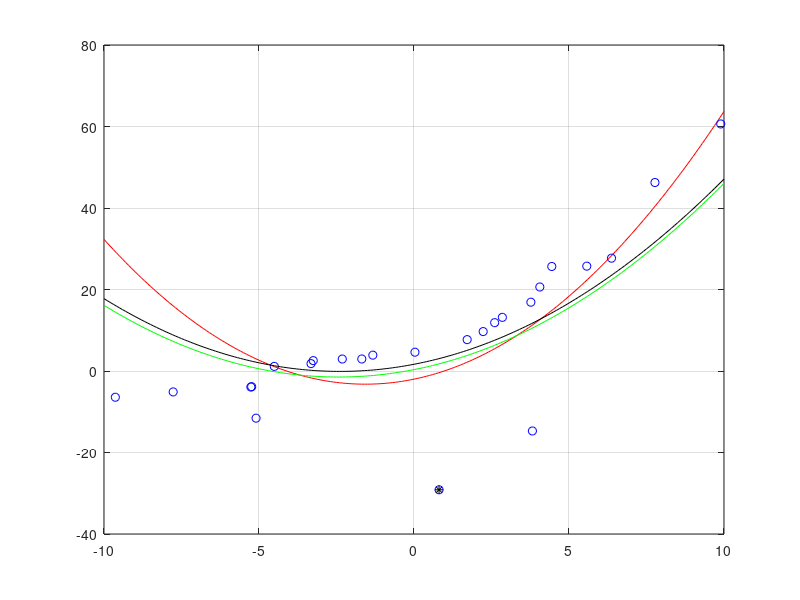

Recreate this plot in MATLAB.
clc;
close all;
clear all;

xi = -10;
xf = 10;
dx = 0.1;
er = 0.2;

a2 = 0.5;
a1 = 1.57;
a0 = -2;

x = xi:dx:xf;
y = a2*x.^2+a1*x+a0;
rg = y(end)-y(1);

nm = 25;
no = 3;
px = sort((xf - xi)*rand(nm,1)+xi);
py = sort(a2*px.^2+a1*px+a0+2*rg*er*rand(nm,1)-rg*er);
id = randi(nm, no, 1);
po = 4*rg*rand(no,1)-2*rg;
po(po<py(end)&po>py(1)) = po(po<py(end)&po>py(1))+(2*(po(po<py(end)&po>py(1))>0)-1)*rg;
py(id) = po;

x2 = px.*px;
x3 = x2.*px;

Sx = ones(1,nm)*px;
Sy = ones(1,nm)*py;
Sxy = px'*py;
Sx2 = px'*px;
Sx3 = x2'*px;
Sx4 = x3'*px;
Sx2y = x2'*py;

aux = (Sx4*(nm*Sx2-(Sx)^2)-Sx3*(nm*Sx3-Sx*Sx2)+Sx2*(Sx3*Sx-(Sx)^2));

ea2 = (Sx2y*(nm*Sx2-(Sx)^2)-Sx3*(nm*Sxy-Sx*Sy)+Sx2*(Sxy*Sx-Sy*(Sx)^2))/aux;
ea1 = (Sx4*(nm*Sxy-Sx*Sy)-Sx2y*(nm*Sx3-Sx2*Sx)+Sx2*(Sx3*Sy-Sx2*Sxy))/aux;
ea0 = (Sx4*(Sx2*Sy-Sx*Sxy)-Sx3*(Sx3*Sy-Sx2*Sxy)+Sx2y*(Sx3*Sx-(Sx2)^2))/aux;
ey = ea2*x.^2+ea1*x+ea0;

epy1 = a2*px.^2+a1*px+a0;
epy2 = ea2*px.^2+ea1*px+ea0;
er1 = epy1-py;
MSE1 = sqrt(er1'*er1)/nm;
er2 = epy2-py;
MSE2 = sqrt(er2'*er2)/nm;

err2 = er2.*er2;
[merr2, ide]=max(err2);
 
pxo = [px(1:ide-1); px(ide+1:nm)];
pyo = [py(1:ide-1); py(ide+1:nm)];
nmo = nm-1;

x2o = pxo.*pxo;
x3o = x2o.*pxo;

Sxo = ones(1,nmo)*pxo;
Syo = ones(1,nmo)*pyo;
Sxyo = pxo'*pyo;
Sx2o = pxo'*pxo;
Sx3o = x2o'*pxo;
Sx4o = x3o'*pxo;
Sx2yo = x2o'*pyo;

auxo = (Sx4o*(nmo*Sx2o-(Sxo)^2)-Sx3o*(nmo*Sx3o-Sxo*Sx2o)+Sx2o*(Sx3o*Sxo-(Sxo)^2));

ea2o = (Sx2yo*(nmo*Sx2o-(Sxo)^2)-Sx3o*(nmo*Sxyo-Sxo*Syo)+Sx2o*(Sxyo*Sxo-Syo*(Sxo)^2))/auxo;
ea1o = (Sx4o*(nmo*Sxyo-Sxo*Syo)-Sx2yo*(nmo*Sx3o-Sx2o*Sxo)+Sx2o*(Sx3o*Syo-Sx2o*Sxyo))/auxo;
ea0o = (Sx4o*(Sx2o*Syo-Sxo*Sxyo)-Sx3o*(Sx3o*Syo-Sx2o*Sxyo)+Sx2yo*(Sx3o*Sxo-(Sx2o)^2))/auxo;
eyo = ea2o*x.^2+ea1o*x+ea0o;

epy3 = ea2o*pxo.^2+ea1o*pxo+ea0o;
er3 = epy3-pyo;
MSE3 = sqrt(er3'*er3)/nmo;

figure(1);
plot(x,y, 'r-');
grid on;
hold on;
plot(px, py, 'bo');
plot(x, ey, 'g-');
plot(px(ide), py(ide), 'k*')
plot(x, eyo, 'k-');